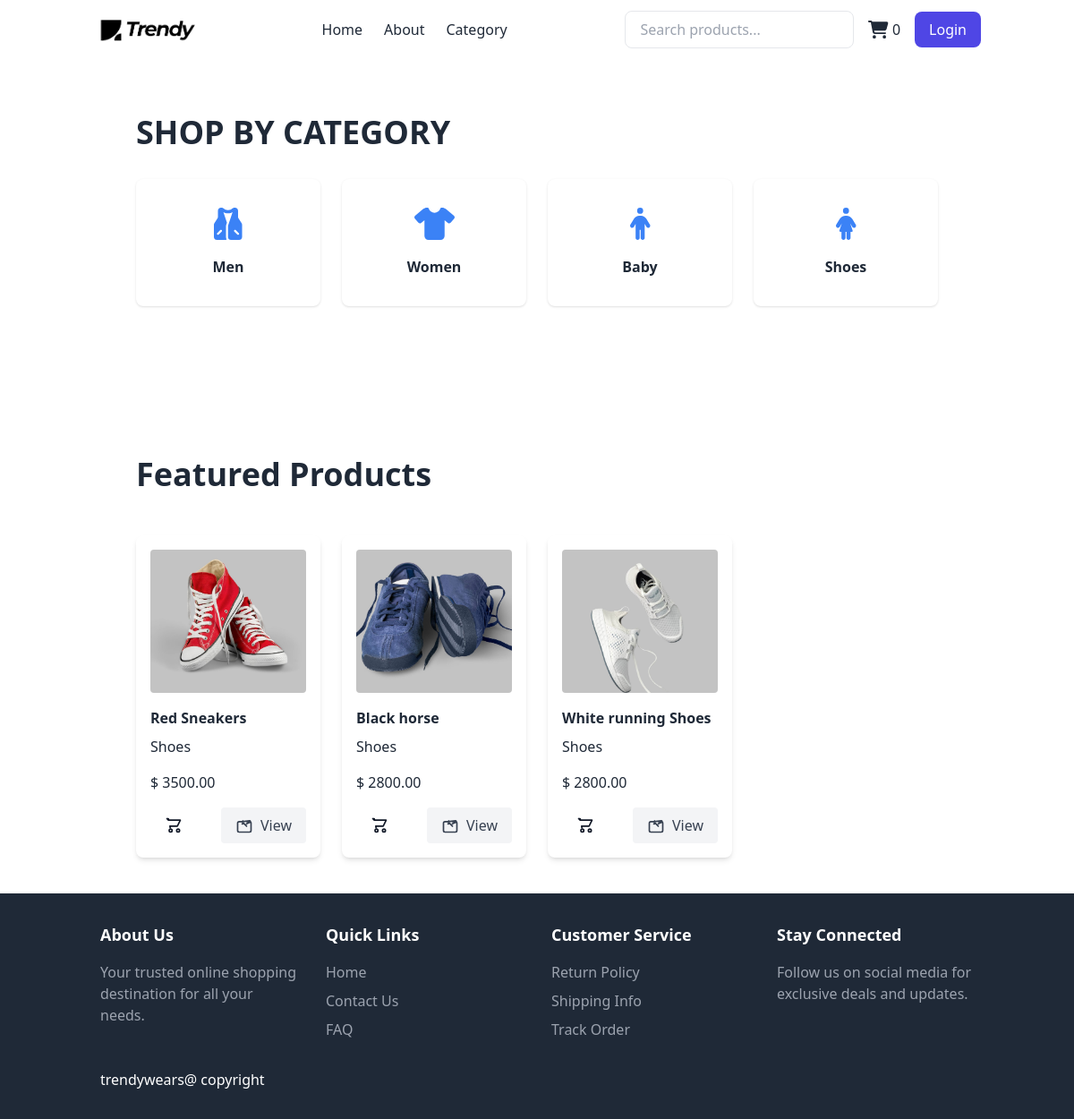
The page /category/shoes on the database as committed earlier.
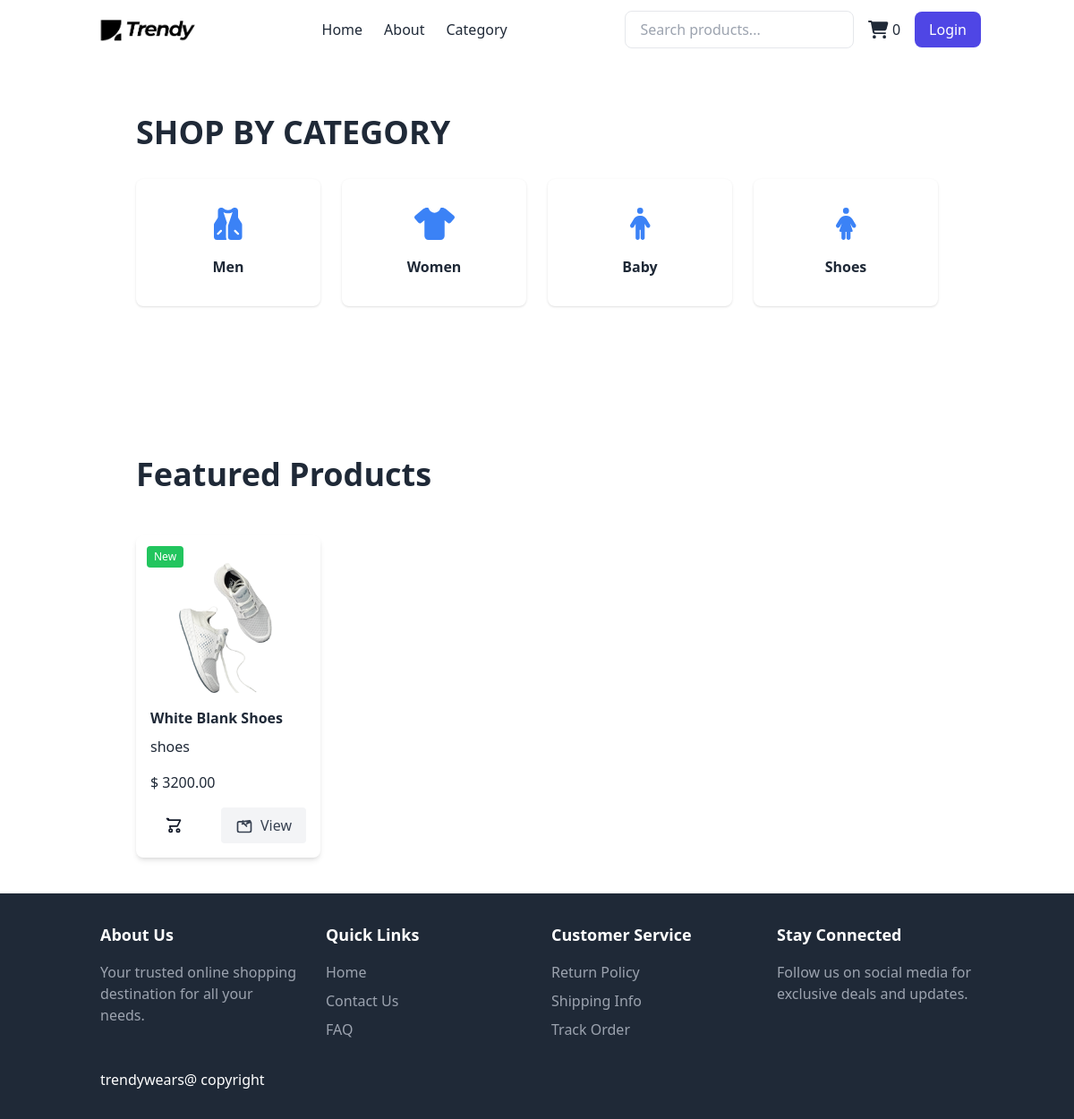
The same page on the database as committed later.
### store/models.py (models this page shows, shortened)
class Product(models.Model):
    name=models.CharField(max_length=100)
    price=models.DecimalField(default=0,decimal_places=2,max_digits=6)
    Category=models.ForeignKey(Category,on_delete=models.CASCADE,default=1)
    description=models.CharField(max_length=250,default='',blank=True,null=True)
    image=models.ImageField(upload_to='uploads/product/')
    is_sale=models.BooleanField(default=False)
    sale_price=models.DecimalField(default=0,decimal_places=2,max_digits=6)
    created_at = models.DateField(default=timezone.now)  # Using timezone.now() here
    @property
    def is_new(self):
        return timezone.now().date() - self.created_at <= timedelta(days=7)

class Category(models.Model):
    name = models.CharField(max_length=50)  # Category name (max 50 chars)
    def __str__(self):
        return self.name  # Returns category name as string
    class Meta:
        verbose_name_plural = 'categories'  # Admin plural name

### store/views.py (the view)
# urls.py: path('category/<str:foo>',views.category_page, name='category'),
def category_page(request, foo):
    category_name = foo.replace('-', ' ')
    try:
        category = get_object_or_404(Category, name__iexact=category_name)
        products = Product.objects.filter(Category=category)
        return render(request, 'category.html', {
            'products': products,  # List of products in the selected category
            'category': category   # The current category being viewed
        })
    except Category.DoesNotExist:
        messages.error(request, "The category you are looking for does not exist.")
        return redirect('home')  # Redirect to the home page

### store/templates/category.html (shortened to what the changed rows need)
{% extends "base.html" %}
{% load static %}
{% block content %}
    <section id="categories" class="relative bg-white text-gray-800 py-32">
        <div class="container mx-auto px-8 lg:px-16">
            <div class="text-left mb-8">
                <h2 class="text-l font-bold text-gray-800 sm:text-4xl uppercase">Shop by Category</h2>
            </div>
        </div>
    </section>
    <section id="products" class="relative bg-white text-gray-800 py-10">
        <div class="container mx-auto px-8 lg:px-16">
            <div class="text-left mb-12">
                <h2 class="text-xl font-bold text-gray-800 sm:text-4xl">Featured Products</h2>
            </div>
            <div class="grid md:grid-cols-4 gap-6" id="featuredProducts">
                {% for product in products %}
                    <div class="bg-white p-4 rounded-lg shadow-md product-hover relative">
                        <img src="{{ product.image.url }}" alt="{{ product.name }}" class="w-full h-40 object-cover mb-4 rounded">
                        {% if product.is_new %}
                            <span class="absolute top-3 left-3 bg-green-500 text-white text-xs px-2 py-1 rounded">New</span>
                        {% endif %}
                        <h3 class="font-bold text-l mb-2">{{ product.name }}</h3>
                        <p class="text-gray-800 mb-4">{{ product.Category }}</p>
                        <p class="text-gray-800 mb-4">$ {{ product.price }}</p>
                        <div class="flex justify-between items-center">
                            <button
                                class="text-gray-900 px-4 py-2 rounded hover:text-blue-600 flex items-center gap-2"
                                onclick="addToCart('{{ product.id }}')">
                                <svg xmlns="http://www.w3.org/2000/svg" class="h-5 w-5" fill="none" viewBox="0 0 24 24" stroke="currentColor">
                                    <path stroke-linecap="round" stroke-linejoin="round" stroke-width="2" d="M3 3h2l.4 2M7 13h10l4-8H5.4m-.4 0L3 3m4 10l.4 2m.6 6a2 2 0 100-4 2 2 0 000 4zm10 0a2 2 0 100-4 2 2 0 000 4z" />
                                </svg>
                            </button>
                            <a
                                href="/product/{{ product.id }}"
                                class="bg-gray-100 text-gray-700 px-4 py-2 rounded hover:bg-gray-200 flex items-center gap-2">
                                View
                            </a>
                        </div>
                    </div>
                {% endfor %}
            </div>
        </div>
    </section>
{% endblock %}

Rows that differ between the two databases and show on the page:
removed Product: image (picture), name "Red Sneakers", Category "Shoes", price "3500.00"
removed Product: image (picture), name "Black horse", Category "Shoes", price "2800.00"
removed Product: image (picture), name "White running Shoes", Category "Shoes", price "2800.00"
added Product: image (picture), created_at "New", name "White Blank Shoes", Category "shoes", price "3200.00"
